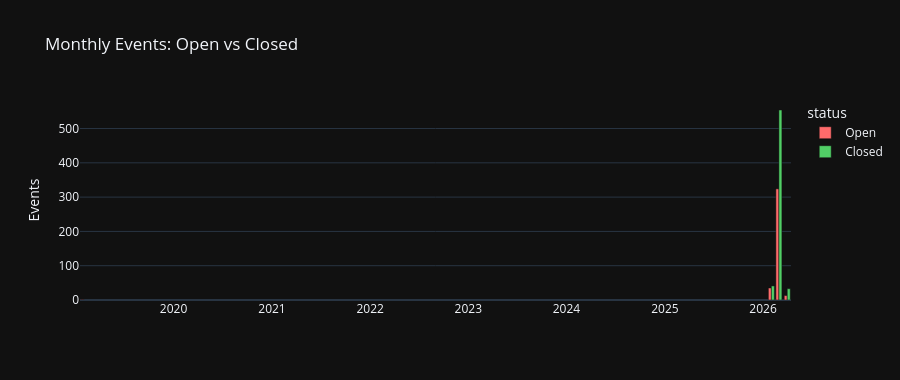

Notebook code for this chart:
### Markdown cell above
## 7 — Open vs Closed events over time

### Code cell
status_time = (
    df.drop_duplicates(subset=["id", "month"])
    .assign(status=lambda d: d["is_open"].map({True: "Open", False: "Closed"}))
    .groupby(["month", "status"])["id"]
    .nunique()
    .reset_index(name="events")
)

fig_status = px.bar(
    status_time,
    x="month",
    y="events",
    color="status",
    barmode="group",
    color_discrete_map={"Open": "#ff6b6b", "Closed": "#51cf66"},
    title="Monthly Events: Open vs Closed",
)
fig_status.update_layout(template="plotly_dark", height=380, xaxis_title="", yaxis_title="Events")
fig_status.show()

### Figure 1 — Plotly figure (JSON) as saved in the notebook; plotly's stock layout.template omitted (floating-point values rounded to 4 significant figures)
{"data": [{"alignmentgroup": "True", "hovertemplate": "status=Open<br>month=%{x}<br>events=%{y}<extra></extra>", "legendgroup": "Open", "marker": {"color": "#ff6b6b", "pattern": {"shape": ""}}, "name": "Open", "offsetgroup": "Open", "orientation": "v", "showlegend": true, "textposition": "auto", "type": "bar", "x": ["2019-02", "2026-02", "2026-03", "2026-04"], "xaxis": "x", "y": [1, 35, 324, 13], "yaxis": "y"}, {"alignmentgroup": "True", "hovertemplate": "status=Closed<br>month=%{x}<br>events=%{y}<extra></extra>", "legendgroup": "Closed", "marker": {"color": "#51cf66", "pattern": {"shape": ""}}, "name": "Closed", "offsetgroup": "Closed", "orientation": "v", "showlegend": true, "textposition": "auto", "type": "bar", "x": ["2026-02", "2026-03", "2026-04"], "xaxis": "x", "y": [41, 554, 33], "yaxis": "y"}], "layout": {"barmode": "group", "height": 380, "legend": {"title": {"text": "status"}, "tracegroupgap": 0}, "title": {"text": "Monthly Events: Open vs Closed"}, "xaxis": {"anchor": "y", "domain": [0, 1], "title": {"text": ""}}, "yaxis": {"anchor": "x", "domain": [0, 1], "title": {"text": "Events"}}}}
